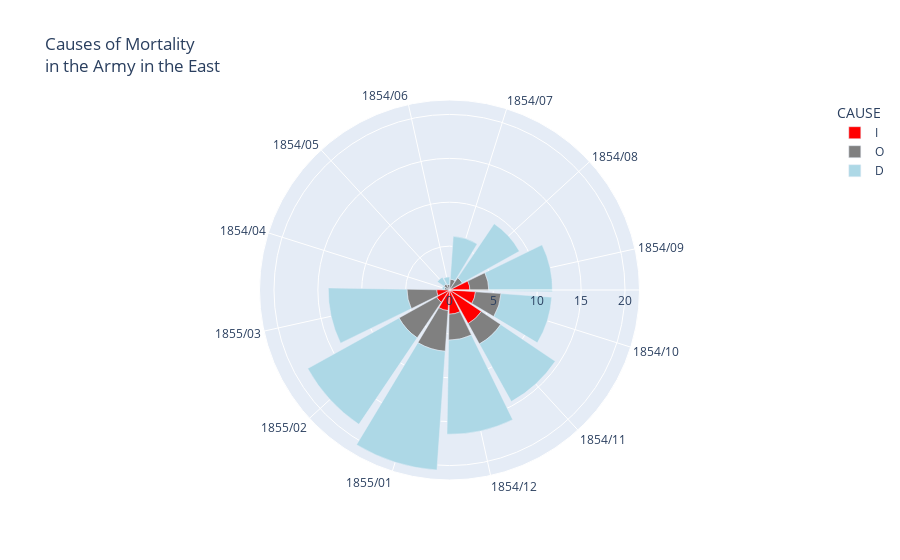

Write notebook code for a chart like this one.
### Code cell
polar(I_COLS)

### Figure 1 — Plotly figure (JSON) as saved in the notebook; plotly's stock layout.template omitted (floating-point values rounded to 4 significant figures)
{"data": [{"customdata": [["1854/04"], ["1854/05"], ["1854/06"], ["1854/07"], ["1854/08"], ["1854/09"], ["1854/10"], ["1854/11"], ["1854/12"], ["1855/01"], ["1855/02"], ["1855/03"]], "hovertemplate": "CAUSE=I<br>COUNT=%{r}<br>DATE=%{customdata[0]}<extra></extra>", "legendgroup": "I", "marker": {"color": "red"}, "name": "I", "r": [0, 0, 0, 0, 0.2582, 2.324, 2.966, 4.374, 2.757, 2.352, 1.673, 1.461], "showlegend": true, "subplot": "polar", "theta": ["1854/04", "1854/05", "1854/06", "1854/07", "1854/08", "1854/09", "1854/10", "1854/11", "1854/12", "1855/01", "1855/02", "1855/03"], "type": "barpolar"}, {"customdata": [["1854/04"], ["1854/05"], ["1854/06"], ["1854/07"], ["1854/08"], ["1854/09"], ["1854/10"], ["1854/11"], ["1854/12"], ["1855/01"], ["1855/02"], ["1855/03"]], "hovertemplate": "CAUSE=O<br>COUNT=%{r}<br>DATE=%{customdata[0]}<extra></extra>", "legendgroup": "O", "marker": {"color": "gray"}, "name": "O", "r": [0.5774, 0.7746, 0.6325, 1.238, 1.414, 2.16, 2.921, 2.658, 2.955, 4.648, 4.906, 3.386], "showlegend": true, "subplot": "polar", "theta": ["1854/04", "1854/05", "1854/06", "1854/07", "1854/08", "1854/09", "1854/10", "1854/11", "1854/12", "1855/01", "1855/02", "1855/03"], "type": "barpolar"}, {"customdata": [["1854/04"], ["1854/05"], ["1854/06"], ["1854/07"], ["1854/08"], ["1854/09"], ["1854/10"], ["1854/11"], ["1854/12"], ["1855/01"], ["1855/02"], ["1855/03"]], "hovertemplate": "CAUSE=D<br>COUNT=%{r}<br>DATE=%{customdata[0]}<extra></extra>", "legendgroup": "D", "marker": {"color": "lightblue"}, "name": "D", "r": [0.2582, 0.8944, 0.8563, 4.892, 7.43, 7.248, 5.791, 7.501, 10.72, 13.57, 11.89, 8.963], "showlegend": true, "subplot": "polar", "theta": ["1854/04", "1854/05", "1854/06", "1854/07", "1854/08", "1854/09", "1854/10", "1854/11", "1854/12", "1855/01", "1855/02", "1855/03"], "type": "barpolar"}], "layout": {"barmode": "overlay", "legend": {"title": {"text": "CAUSE"}, "tracegroupgap": 0}, "polar": {"angularaxis": {"direction": "clockwise", "rotation": 162.5}, "domain": {"x": [0, 1], "y": [0, 1]}}, "title": {"text": "Causes of Mortality<br>in the Army in the East"}}}
